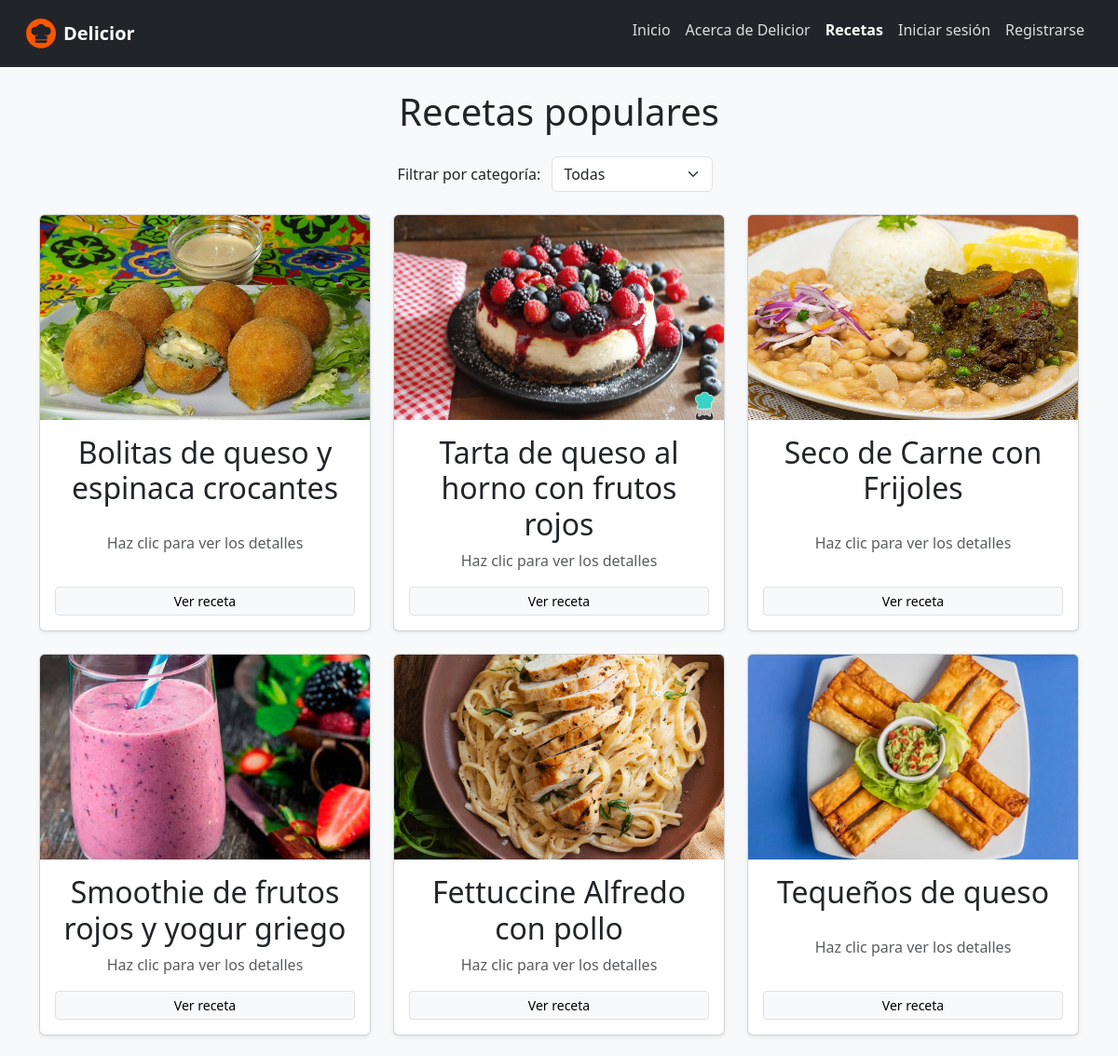
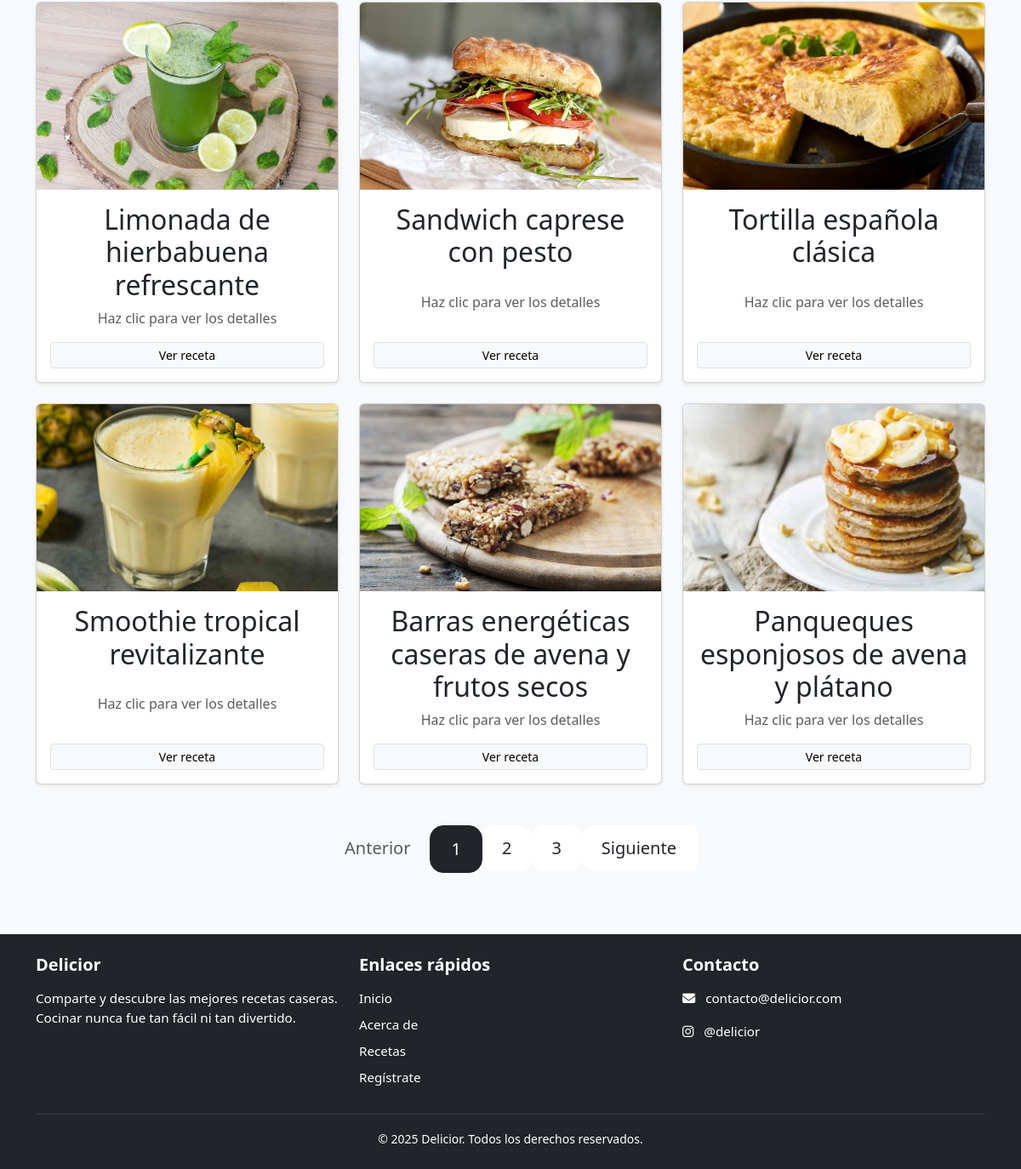
The app's page /recetas/ with its own data (2 pictures, top to bottom).
### recetas/models.py (models this page shows, shortened)
class Receta(models.Model):
    titulo = models.CharField(max_length=200)
    slug = models.SlugField(unique=True, blank=True)
    ingredientes = models.TextField()
    preparacion = RichTextField()
    presentacion = models.TextField(blank=True, null=True, verbose_name="Presentación o notas adicionales")
    imagen = models.ImageField(upload_to='recetas/', blank=True, null=True)
    autor = models.ForeignKey(User, on_delete=models.CASCADE, related_name='recetas_publicadas')
    categoria = models.ForeignKey(Categoria, on_delete=models.SET_NULL, null=True, blank=True, related_name='recetas')
    creado = models.DateTimeField(auto_now_add=True)

### recetas/views.py (the view)
# urls.py: path('', RecetaListView.as_view(), name='lista'),
class RecetaListView(ListView):
    model = Receta
    template_name = 'recetas/receta_list.html'
    context_object_name = 'recetas'
    ordering = ['-creado']
    paginate_by = 12
    def get_queryset(self):
        queryset = super().get_queryset()
        categoria_id = self.request.GET.get('categoria')
        if categoria_id:
            queryset = queryset.filter(categoria__id=categoria_id)
        return queryset
    def get_context_data(self, **kwargs):
        context = super().get_context_data(**kwargs)
        context['categorias'] = Categoria.objects.all()
        context['categoria_seleccionada'] = self.request.GET.get('categoria')
        return context

### templates/recetas/receta_list.html (shortened to what this page needs)
{% extends "base.html" %}
{% load static %}
{% block content %}
<h1 class="mb-4 text-center">Recetas populares</h1>
<div class="container">
  <form method="get" class="mb-4 text-center">
    <label for="categoria">Filtrar por categoría:</label>
    <select name="categoria" id="categoria" onchange="this.form.submit()" class="form-select w-auto d-inline mx-2">
      <option value="">Todas</option>
    </select>
  </form>
  <div class="row">
    {% for receta in recetas %}
    <div class="col-md-4 mb-4 d-flex align-items-stretch">
      <div class="card shadow-sm h-100" style="width: 100%;">
        {% if receta.imagen %}
        <img src="{{ receta.imagen.url }}" class="card-img-top" alt="{{ receta.titulo }}" style="height: 220px; object-fit: cover;">
        {% endif %}
        <div class="card-body d-flex flex-column justify-content-between text-center">
          <h2 class="card-title">{{ receta.titulo|capfirst }}</h2>
          <p class="card-text text-muted">Haz clic para ver los detalles</p>
          <a href="{% url 'recetas:detalle_receta' receta.slug %}" class="btn btn-light border btn-sm btn-receta">
            Ver receta
          </a>
        </div>
      </div>
    </div>
    {% empty %}
      <p class="text-center text-muted">No se encontraron recetas en esta categoría.</p>
    {% endfor %}
  </div>
  {% if is_paginated %}
  <nav aria-label="Paginación de recetas" class="mt-4 d-flex justify-content-center">
    <ul class="pagination pagination-lg">
      {% if page_obj.has_previous %}
        <li class="page-item">
          <a class="page-link text-dark border-0" href="?page={{ page_obj.previous_page_number }}{% if categoria_seleccionada %}&categoria={{ categoria_seleccionada }}{% endif %}">
            Anterior
          </a>
        </li>
      {% else %}
        <li class="page-item disabled">
          <span class="page-link border-0 bg-light text-muted"> Anterior</span>
        </li>
      {% endif %}
      {% for num in paginator.page_range %}
        {% if page_obj.number == num %}
          <li class="page-item active">
            <span class="page-link bg-dark border-dark">{{ num }}</span>
          </li>
        {% else %}
          <li class="page-item">
            <a class="page-link text-dark border-0" href="?page={{ num }}{% if categoria_seleccionada %}&categoria={{ categoria_seleccionada }}{% endif %}">
              {{ num }}
            </a>
          </li>
        {% endif %}
      {% endfor %}
      {% if page_obj.has_next %}
        <li class="page-item">
          <a class="page-link text-dark border-0" href="?page={{ page_obj.next_page_number }}{% if categoria_seleccionada %}&categoria={{ categoria_seleccionada }}{% endif %}">
            Siguiente
          </a>
        </li>
      {% else %}
        <li class="page-item disabled">
          <span class="page-link border-0 bg-light text-muted">Siguiente</span>
        </li>
      {% endif %}
    </ul>
  </nav>
  {% endif %}
</div>
{% endblock %}

### templates/base.html (shortened to what this page needs)
<!DOCTYPE html>
<html lang="es">
{% load static %}
  <head>
    <link href="https://cdn.jsdelivr.net/npm/bootstrap@5.3.3/dist/css/bootstrap.min.css" rel="stylesheet">
    <link href="https://cdn.jsdelivr.net/npm/bootstrap-icons@1.10.5/font/bootstrap-icons.css" rel="stylesheet">
    <link rel="stylesheet" href="{% static 'css/base.css' %}">
    <link href="https://cdnjs.cloudflare.com/ajax/libs/font-awesome/6.5.0/css/all.min.css" rel="stylesheet">
  </head>
<body class="bg-light d-flex flex-column min-vh-100">
<nav class="navbar navbar-expand-lg navbar-dark bg-dark">
  <div class="container-fluid">
    <a class="navbar-brand d-flex align-items-center" href="/">
        <img src="{% static 'images/logo.png' %}" alt="Delicior" width="32" height="32" class="me-2">
        <span>Delicior</span>
    </a>
    <div class="collapse navbar-collapse">
      <ul class="navbar-nav ms-auto">
        <li class="nav-item">
          <a class="nav-link {% if request.path == '/' %}active{% endif %}" href="/">Inicio</a>
        </li>
        <li class="nav-item">
          <a class="nav-link {% if request.path == '/about/' %}active{% endif %}" href="/about/">Acerca de Delicior</a>
        </li>
        <li class="nav-item">
          <a class="nav-link {% if request.path == '/recetas/' %}active{% endif %}" href="/recetas/">Recetas</a>
        </li>
        {% if user.is_authenticated %}
          <li class="nav-item">
            <a class="nav-link {% if request.path == '/recetas/nueva/' %}active{% endif %}" href="{% url 'recetas:crear' %}">Nueva Receta</a>
          </li>
          <li class="nav-item">
            <a class="nav-link {% if request.path == '/accounts/perfil/' %}active{% endif %}" href="{% url 'accounts:perfil' %}">Mi Perfil</a>
          </li>
          <li class="nav-item">
            <form method="POST" action="{% url 'logout' %}" class="d-inline">
              {% csrf_token %}
              <button type="submit" class="btn nav-link text-white px-2 py-1"
                style="background: none; border: none; cursor: pointer; text-decoration: none;"
                onmouseover="this.style.color='#ccc'"
                onmouseout="this.style.color='white'">
                Salir
              </button>
            </form>
          </li>
        {% else %}
          <li class="nav-item">
            <a class="nav-link {% if request.path == '/accounts/login/' %}active{% endif %}" href="/accounts/login/">Iniciar sesión</a>
          </li>
          <li class="nav-item">
            <a class="nav-link {% if request.path == '/accounts/register/' %}active{% endif %}" href="/accounts/register/">Registrarse</a>
          </li>
        {% endif %}
      </ul>
    </div>
  </div>
</nav>
<div class="mt-4 flex-grow-1">
  {% block content %}{% endblock %}
</div>
<footer class="bg-dark text-white mt-5">
  <div class="container py-4">
    <div class="row">
      <div class="col-md-4">
        <h5>Delicior</h5>
        <p>Comparte y descubre las mejores recetas caseras. Cocinar nunca fue tan fácil ni tan divertido.</p>
      </div>
      <div class="col-md-4">
        <h5>Enlaces rápidos</h5>
        <ul class="list-unstyled">
          <li><a href="/" class="text-white text-decoration-none">Inicio</a></li>
          <li><a href="/about/" class="text-white text-decoration-none">Acerca de</a></li>
          <li><a href="/recetas/" class="text-white text-decoration-none">Recetas</a></li>
          <li><a href="/accounts/register/" class="text-white text-decoration-none">Regístrate</a></li>
        </ul>
      </div>
      <div class="col-md-4">
        <h5>Contacto</h5>
        <p><i class="fas fa-envelope me-2"></i> contacto@delicior.com</p>
        <p><i class="fab fa-instagram me-2"></i> @delicior</p>
      </div>
    </div>
    <hr class="bg-white">
    <div class="text-center">
      <small>&copy; 2025 Delicior. Todos los derechos reservados.</small>
    </div>
  </div>
</footer>
</body>
</html>

### static/css/base.css (style rules this page uses)
body { font-family: 'Segoe UI', Tahoma, Geneva, Verdana, sans-serif; background-color: #f8f9fa; color: #212529; }
html, body { min-height: 100vh; display: flex; flex-direction: column; }
.navbar { padding: 0.75rem 1rem; }
.navbar-brand span { font-weight: bold; font-size: 1.25rem; color: #fff; }
.navbar-brand img { border-radius: 5px; }
.nav-link { color: #ddd !important; transition: color 0.3s ease; }
footer { background-color: #1c1e21; color: #fff; }
footer h5 { font-weight: bold; margin-bottom: 1rem; }
footer p, footer li { font-size: 0.95rem; }
footer a { color: #ccc; transition: color 0.3s ease; }
footer hr { opacity: 0.1; }
.nav-link.active { color: #fff !important; font-weight: bold; }
ul { padding-left: 1.2rem; }
ul li { margin-bottom: 0.5rem; }
.card-img-top { width: 100%; height: 200px; object-fit: cover; object-position: center; }
.page-link { border-radius: 1rem; transition: all 0.3s ease; }
.page-item.active .page-link { background-color: #212529; color: #fff; border-color: #212529; }

### records on screen
Receta: imagen (picture), titulo "Bolitas de queso y espinaca crocantes"
Receta: imagen (picture), titulo "Tarta de queso al horno con frutos rojos"
Receta: imagen (picture), titulo "Seco de Carne con Frijoles"
Receta: imagen (picture), titulo "Smoothie de frutos rojos y yogur griego"
Receta: imagen (picture), titulo "Fettuccine Alfredo con pollo"
Receta: imagen (picture), titulo "Tequeños de queso"
Receta: imagen (picture), titulo "Limonada de hierbabuena refrescante"
Receta: imagen (picture), titulo "Sandwich caprese con pesto"
Receta: imagen (picture), titulo "Tortilla española clásica"
Receta: imagen (picture), titulo "Smoothie tropical revitalizante"
Receta: imagen (picture), titulo "Barras energéticas caseras de avena y frutos secos"
Receta: imagen (picture), titulo "Panqueques esponjosos de avena y plátano"

### other values on screen
{{ num }} "1"
{{ num }} "2" "3"
